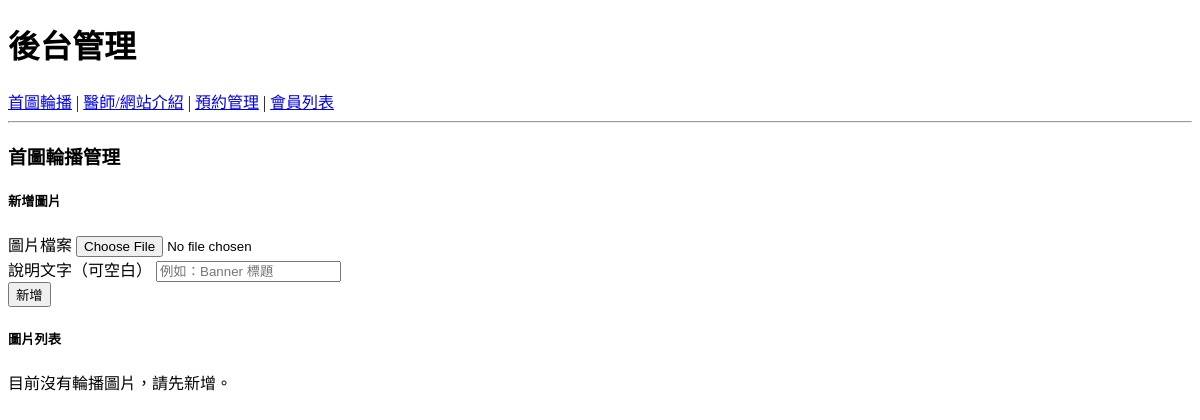
Page /backend.php on the earlier database version.
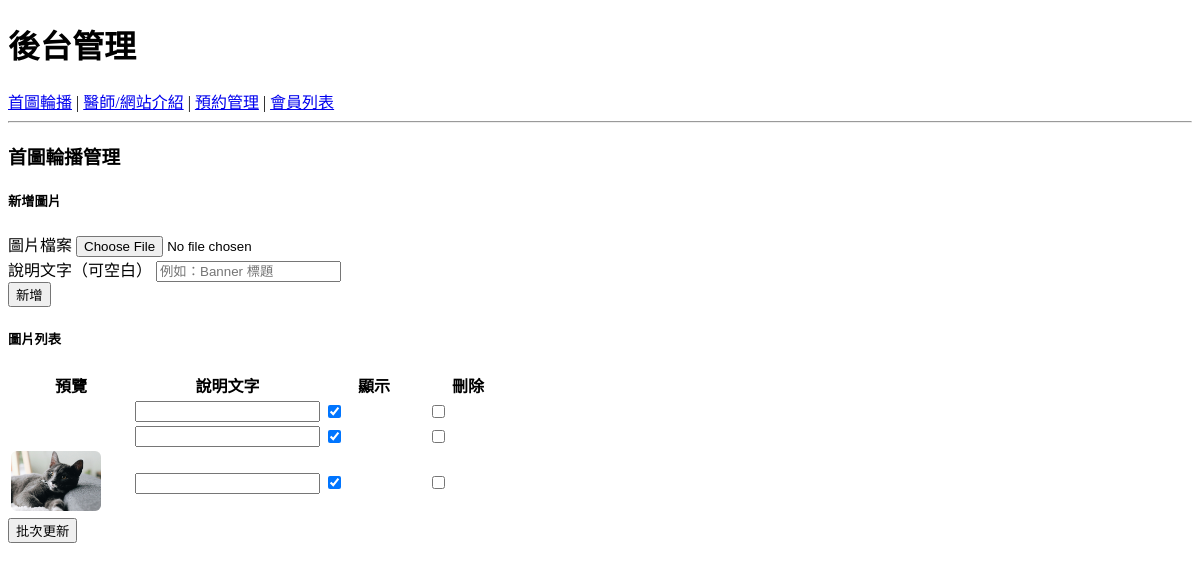
Same page on the later database version.
### tables this page shows
CREATE TABLE `purr_images` (
  `id` int(10) UNSIGNED NOT NULL,
  `img` varchar(255) NOT NULL,
  `text` varchar(255) DEFAULT NULL,
  `sh` int(1) NOT NULL DEFAULT 1
);

### api/db.php (called while the page is built, shortened)
<?php
class DB
{
    private $dsn = "mysql:host=localhost;dbname=dbpurr;charset=utf8";
    private $pdo;
    private $table;
    function __construct($table)
    {
        $this->table = $table;
        $this->pdo = new PDO($this->dsn, "root", '');
    }
    function all(...$arg)
    {
        $sql = "select * from $this->table ";
        return $this->pdo->query($sql)->fetchAll(PDO::FETCH_ASSOC);
    }
}
$Images = new DB('purr_images');

### backend/carousel.php (the view, shortened to what this page needs)
<?php
$rows = $Images->all();
?>
<h3 class="mb-3">首圖輪播管理</h3>
<div class="card mb-4 p-3">
    <h5 class="mb-3">新增圖片</h5>
    <form action="/api/insert.php" method="post" enctype="multipart/form-data">
        <div class="mb-2">
            <label class="form-label">圖片檔案</label>
            <input type="file" name="img" class="form-control" required>
        </div>
        <div class="mb-2">
            <label class="form-label">說明文字（可空白）</label>
            <input type="text" name="text" class="form-control" placeholder="例如：Banner 標題">
        </div>
        <button class="btn btn-primary">新增</button>
    </form>
</div>
<div class="card p-3">
    <h5 class="mb-3">圖片列表</h5>
    <?php if (empty($rows)): ?>
        <div class="text-muted">目前沒有輪播圖片，請先新增。</div>
    <?php else: ?>
        <form action="/api/edit.php" method="post">
            <div class="table-responsive">
                <table class="table align-middle">
                    <thead>
                        <tr>
                            <th width="120">預覽</th>
                            <th>說明文字</th>
                            <th width="100">顯示</th>
                            <th width="80">刪除</th>
                        </tr>
                    </thead>
                    <tbody>
                        <?php foreach ($rows as $idx => $row): ?>
                            <tr>
                                <td>
                                    <img src="/images/<?= $row['img'] ?>" alt="" style="height:60px;object-fit:cover;border-radius:6px">
                                </td>
                                <td>
                                    <input type="text" name="text[]" value="<?= $row['text'] ?>" class="form-control">
                                </td>
                                <td class="text-center">
                                    <input type="checkbox" name="sh[]" value="<?= $row['id'] ?>" <?= $row['sh'] ? 'checked' : '' ?>>
                                </td>
                                <td class="text-center">
                                    <input type="checkbox" name="del[]" value="<?= $row['id'] ?>">
                                </td>
                            </tr>
                        <?php endforeach; ?>
                    </tbody>
                </table>
            </div>
            <button class="btn btn-success">批次更新</button>
        </form>
    <?php endif; ?>
</div>

### backend.php (shortened to what this page needs)
<?php
include_once __DIR__ . "/api/db.php";
$do = $_GET['do'] ?? 'carousel';
$file = "backend/" . $do . ".php";
?>
<!doctype html>
<html lang="zh-Hant">
<head>
  <link rel="stylesheet" href="/css/css.css">
</head>
<body>
  <h1>後台管理</h1>
  <nav>
    <a href="?do=carousel">首圖輪播</a> |
    <a href="?do=about">醫師/網站介紹</a> |
    <a href="?do=booking">預約管理</a> |
    <a href="?do=user">會員列表</a>
  </nav>
  <hr>
  <main>
    <?php
      if(file_exists($file)){
        include $file;
      }else{
        echo "<div style='color:#d00'>找不到頁面：$file</div>";
      }
    ?>
  </main>
</body>
</html>

Differences in the rows shown:
added purr_images: sh "☑"
added purr_images: sh "☑"
added purr_images: img (picture), sh "☑"
Other differences:
text no longer shown: "目前沒有輪播圖片，請先新增。"
text now shown: "預覽 說明文字 顯示 刪除 批次更新"
